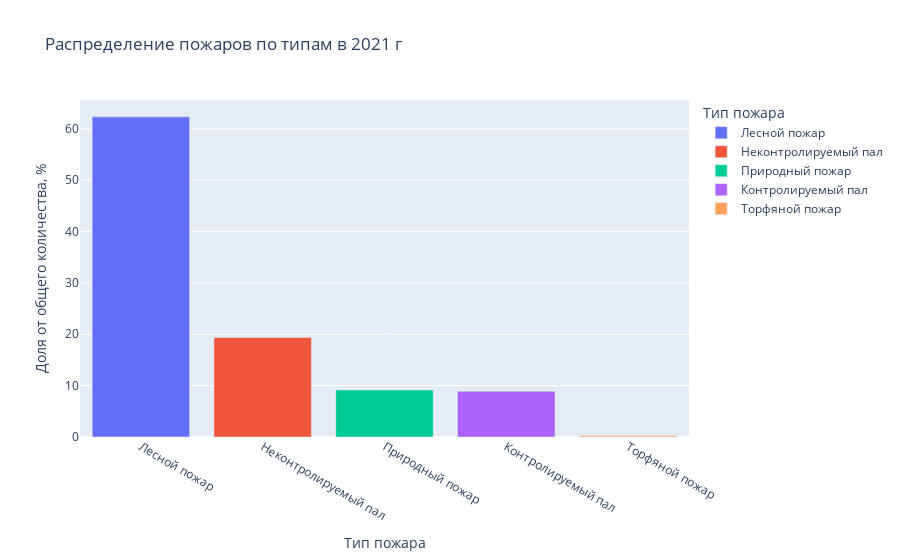

The notebook cell this image was saved under:
### Markdown cell above
Так как нормально система сбора оперативной информации в МЧС заработала только в 2019 году, то ниже приводится статистика за 2021 год, как наиболее достоверная

### Code cell
wildfire_type_count = thermopoints[thermopoints['год']==2021]['type_name'].value_counts().reset_index()
wildfire_type_count['Доля от общего количества, %'] = wildfire_type_count['count'] / thermopoints[thermopoints['год']==2021].shape[0] * 100
wildfire_type_count = wildfire_type_count.rename(columns={'type_name': 'Тип пожара'})
fig = px.bar(
    wildfire_type_count, x='Тип пожара', y='Доля от общего количества, %', color='Тип пожара',
    title='Распределение пожаров по типам в 2021 г')
fig.show()
fig.write_image('html/типы 2021 г.jpg')

### Figure 1 — Plotly figure (JSON) as saved in the notebook; plotly's stock layout.template omitted (floating-point values rounded to 4 significant figures)
{"data": [{"alignmentgroup": "True", "hovertemplate": "Тип пожара=%{x}<br>Доля от общего количества, %=%{y}<extra></extra>", "legendgroup": "Лесной пожар", "marker": {"color": "#636efa", "pattern": {"shape": ""}}, "name": "Лесной пожар", "offsetgroup": "Лесной пожар", "orientation": "v", "showlegend": true, "textposition": "auto", "type": "bar", "x": ["Лесной пожар"], "xaxis": "x", "y": [62.34], "yaxis": "y"}, {"alignmentgroup": "True", "hovertemplate": "Тип пожара=%{x}<br>Доля от общего количества, %=%{y}<extra></extra>", "legendgroup": "Неконтролируемый пал", "marker": {"color": "#EF553B", "pattern": {"shape": ""}}, "name": "Неконтролируемый пал", "offsetgroup": "Неконтролируемый пал", "orientation": "v", "showlegend": true, "textposition": "auto", "type": "bar", "x": ["Неконтролируемый пал"], "xaxis": "x", "y": [19.37], "yaxis": "y"}, {"alignmentgroup": "True", "hovertemplate": "Тип пожара=%{x}<br>Доля от общего количества, %=%{y}<extra></extra>", "legendgroup": "Природный пожар", "marker": {"color": "#00cc96", "pattern": {"shape": ""}}, "name": "Природный пожар", "offsetgroup": "Природный пожар", "orientation": "v", "showlegend": true, "textposition": "auto", "type": "bar", "x": ["Природный пожар"], "xaxis": "x", "y": [9.156], "yaxis": "y"}, {"alignmentgroup": "True", "hovertemplate": "Тип пожара=%{x}<br>Доля от общего количества, %=%{y}<extra></extra>", "legendgroup": "Контролируемый пал", "marker": {"color": "#ab63fa", "pattern": {"shape": ""}}, "name": "Контролируемый пал", "offsetgroup": "Контролируемый пал", "orientation": "v", "showlegend": true, "textposition": "auto", "type": "bar", "x": ["Контролируемый пал"], "xaxis": "x", "y": [8.917], "yaxis": "y"}, {"alignmentgroup": "True", "hovertemplate": "Тип пожара=%{x}<br>Доля от общего количества, %=%{y}<extra></extra>", "legendgroup": "Торфяной пожар", "marker": {"color": "#FFA15A", "pattern": {"shape": ""}}, "name": "Торфяной пожар", "offsetgroup": "Торфяной пожар", "orientation": "v", "showlegend": true, "textposition": "auto", "type": "bar", "x": ["Торфяной пожар"], "xaxis": "x", "y": [0.2235], "yaxis": "y"}], "layout": {"barmode": "relative", "legend": {"title": {"text": "Тип пожара"}, "tracegroupgap": 0}, "title": {"text": "Распределение пожаров по типам в 2021 г"}, "xaxis": {"anchor": "y", "categoryarray": ["Лесной пожар", "Неконтролируемый пал", "Природный пожар", "Контролируемый пал", "Торфяной пожар"], "categoryorder": "array", "domain": [0, 1], "title": {"text": "Тип пожара"}}, "yaxis": {"anchor": "x", "domain": [0, 1], "title": {"text": "Доля от общего количества, %"}}}}
